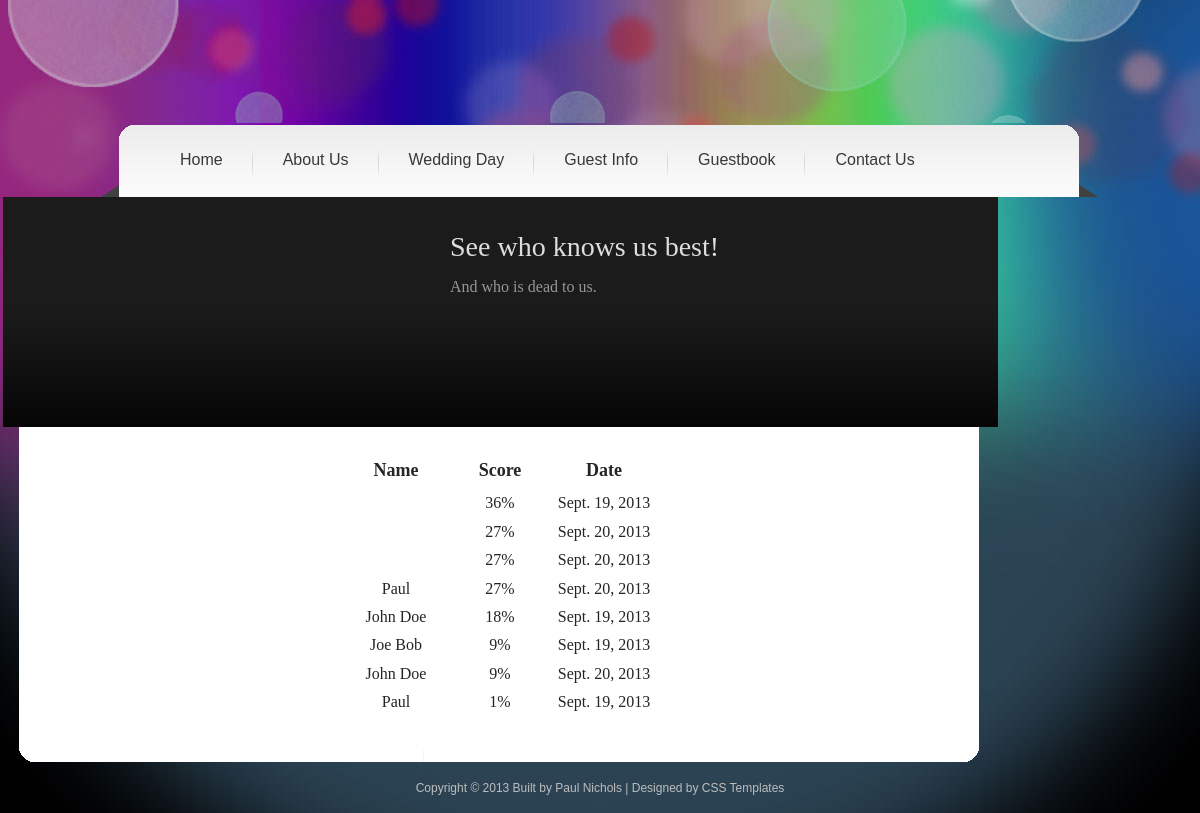
The app's page /high_scores/ with its own data.
### quiz/models.py (models this page shows)
class Result(models.Model):
	name = models.CharField(max_length=256)
	date_taken = models.DateField(auto_now_add=True)
	score = models.IntegerField()

### quiz/views.py (the view)
# urls.py: url(r'^high_scores/$', 'quiz.views.high_scores', name='high_scores'),
def high_scores(request):
	scores = Result.objects.order_by('-score')
	return render_to_response('high_scores.html',
			{'scores' : scores},
			RequestContext(request))

### quiz/templates/high_scores.html (shortened to what this page needs)
{% extends "base.html" %}
  {% block content %}
    <div id="templatemo_middle">
    	<div id="middle_img"><iframe width="285" height="186" src="//www.youtube.com/embed/HrLEQmMrRFw?rel=0&start=4&showinfo=0&modestbranding=1" frameborder="0" allowfullscreen></iframe></div>
        <div id="m_right">
	        <h1>See who knows us best!</h1>
            <p>And who is dead to us.</p>
		    </div>
    </div>
    <div id="templatemo_content">
          <table id="high_scores">
            <tr>
              <th>Name</th>
              <th>Score</th>
              <th>Date</th>
            </tr>
        {% for score in scores %}
          <tr>
            <td>{{ score.name }}</td>
            <td>{{ score.score }}%</td>
            <td>{{ score.date_taken }}</td>
          </tr>
        {% endfor %}
          </table>
      </div>
      <div id="templatemo_content_bottom"></div>
    {% endblock %}

### mainsite/static/css/templatemo_style.css (style rules this page uses)
body { margin: 0px; padding: 0px; color: #252525; font-family: Tahoma, Geneva, sans-serif; font-size: 12px; line-height: 1.7em; background-image: url(/static/images/templatemo_bg1.jpg); background-color: #000000; background-position: top center; background-repeat: no-repeat }
p { margin: 0 0 10px 0; padding: 0; }
h1, h2, h3, h4, h5, h6 { color: #333; font-weight: normal; font-family: Georgia, "Times New Roman", Times, serif }
h1 { font-size: 28px; margin: 0 0 30px 0; padding: 5px 0; }
#templatemo_middle { clear: both; width: 900px; height: 200px; padding: 15px 50px; background: url(/static/images/templatemo_slider.png) no-repeat; }
#templatemo_middle #middle_img { float: left; position: relative; width: 285px; height: 186px; padding: 6px; }
#m_right { float: right; width: 450px; padding-top: 20px; padding-right: 50px; }
#m_right h1 { color: #ddd; margin-bottom: 15px }
#m_right p { color: #969696; font-size: 16px; font-family: Georgia, "Times New Roman", Times, serif }
#templatemo_content { clear: both; width: 900px; padding: 30px 50px; background: url(/static/images/templatemo_content.png) repeat-y }
#templatemo_content_bottom { clear: both; height: 13px; background: url(/static/images/templatemo_content_bottom.png) no-repeat }
#high_scores { margin-right: auto; margin-left: auto; font-family: Georgia, "Times New Roman", Times, serif; }
#high_scores th { font-size: 18px; width: 100px; padding-bottom: 10px; }
#high_scores td { font-size: 16px; text-align: center; padding-bottom: 5px; width: auto; }

### records on screen
Result: score "36", date_taken "Sept. 19, 2013"
Result: score "27", date_taken "Sept. 20, 2013"
Result: score "27", date_taken "Sept. 20, 2013"
Result: name "Paul", score "27", date_taken "Sept. 20, 2013"
Result: name "John Doe", score "18", date_taken "Sept. 19, 2013"
Result: name "Joe Bob", score "9", date_taken "Sept. 19, 2013"
Result: name "John Doe", score "9", date_taken "Sept. 20, 2013"
Result: name "Paul", score "1", date_taken "Sept. 19, 2013"
